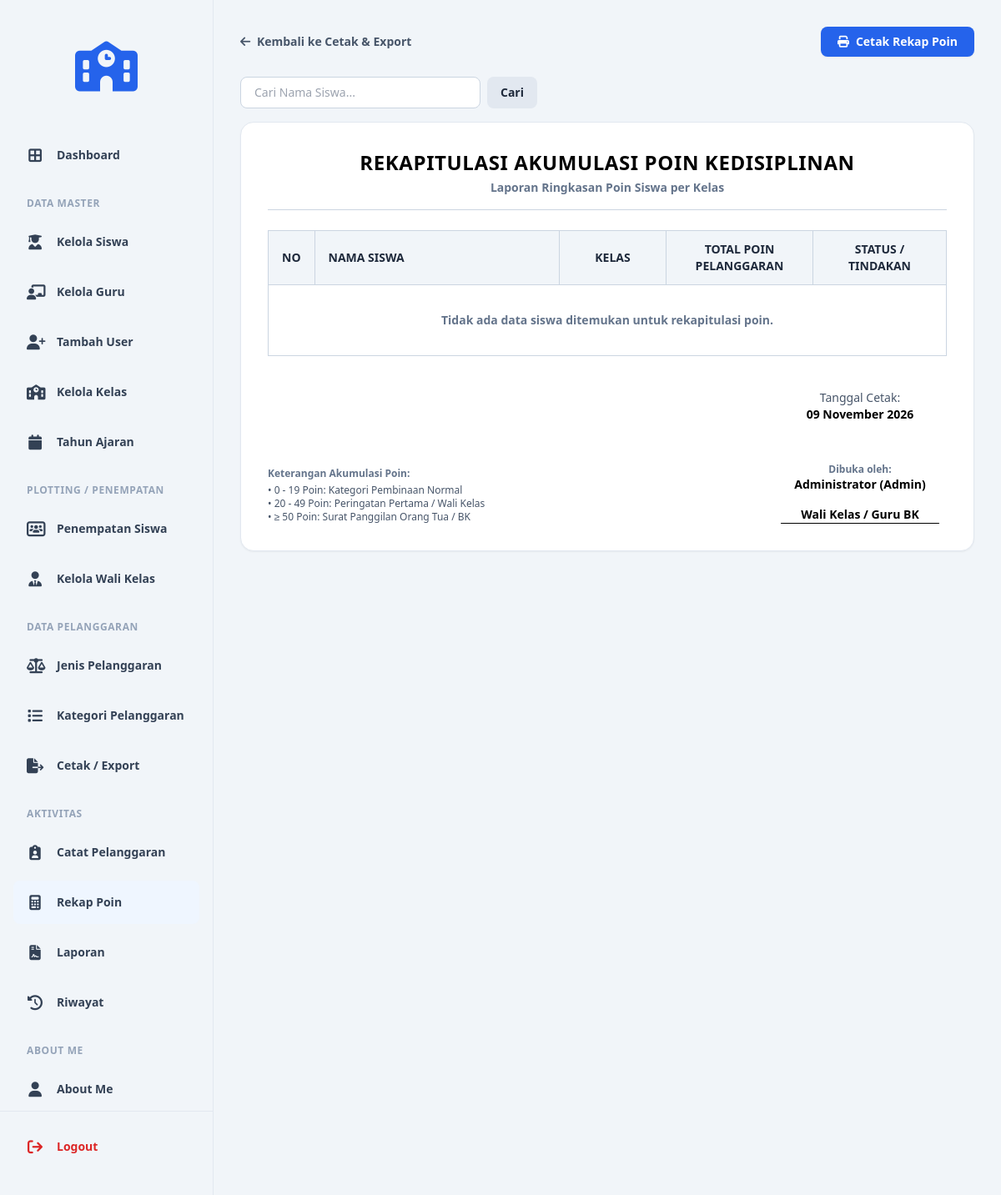
Page /rekap_point.php?kelas_id=11 (signed in) on the earlier database version.
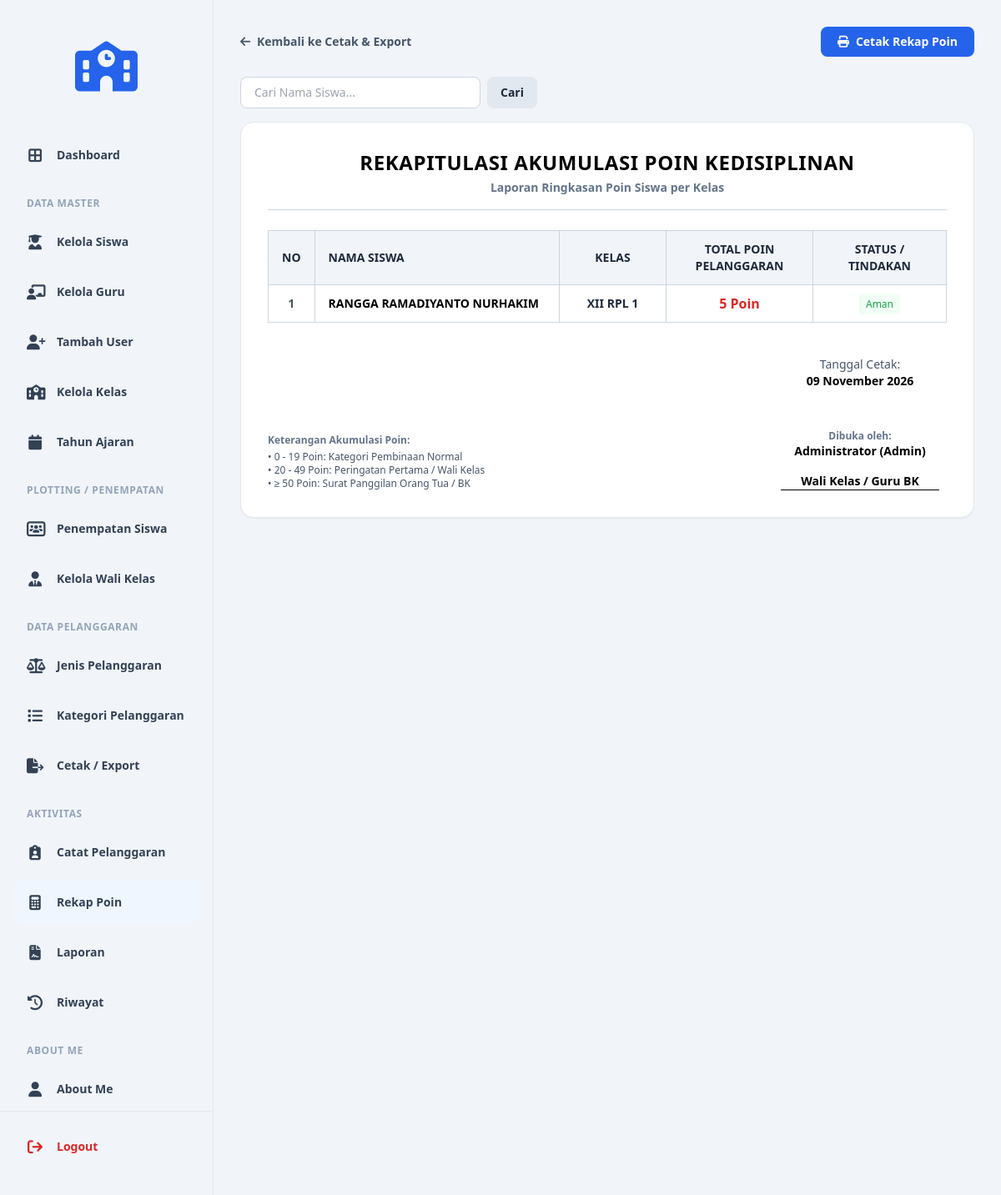
Same page on the later database version.
### tables this page shows
CREATE TABLE `t_siswa` (
  `id` int(11) NOT NULL,
  `nis` varchar(20) DEFAULT NULL,
  `nisn` varchar(20) DEFAULT NULL,
  `nama` varchar(150) DEFAULT NULL,
  `jenis_kelamin` varchar(4) NOT NULL,
  `tanggal_lahir` date NOT NULL,
  `alamat` text NOT NULL,
  `status_aktif` tinyint(1) NOT NULL,
  `created_at` timestamp NOT NULL DEFAULT current_timestamp(),
  `updated_at` timestamp NOT NULL DEFAULT current_timestamp()
);

### rekap_point.php (the view, shortened to what the changed rows need)
<?php
include 'config/koneksi.php';
$kelas_id = isset($_GET['kelas_id']) ? (int)$_GET['kelas_id'] : '';
$join_ps = "LEFT JOIN t_pelanggaran_siswa ps ON s.id = ps.siswa_id";
$conds = [];
if (!empty($kelas_id)) {
    $join_ps .= " AND ps.kelas_id = '$kelas_id'";
    $conds[] = "ps.kelas_id = '$kelas_id'";
}
$where = count($conds) > 0 ? "WHERE " . implode(' AND ', $conds) : "";
$sub_ks = "SELECT k2.nama FROM t_kelas_siswa ks2 JOIN t_kelas k2 ON ks2.kelas_id = k2.id WHERE ks2.siswa_id = s.id";
$sub_ps = "SELECT k3.nama FROM t_pelanggaran_siswa ps3 JOIN t_kelas k3 ON ps3.kelas_id = k3.id WHERE ps3.siswa_id = s.id";
$query = "SELECT s.id, s.nama AS nama_siswa,
                 COALESCE(
                     ($sub_ks ORDER BY ks2.id DESC LIMIT 1),
                     ($sub_ps ORDER BY ps3.id DESC LIMIT 1),
                     '-'
                 ) AS nama_kelas,
                 COALESCE(SUM(p.poin), 0) AS total_poin
          FROM t_siswa s
          $join_ps
          LEFT JOIN t_pelanggaran p ON ps.pelanggaran_id = p.id
          $where
          GROUP BY s.id, s.nama
          ORDER BY total_poin DESC, s.nama ASC";
$result = @mysqli_query($koneksi, $query);
?>
<!DOCTYPE html>
<html lang="id">
<head>
    <?php include 'layouts/head.php'; ?>
    <link rel="stylesheet" href="https://cdn.datatables.net/1.13.6/css/jquery.dataTables.min.css">
</head>
<body class="bg-slate-100 text-slate-800 font-sans min-h-screen flex">
    <main class="flex-1 p-8 overflow-y-auto">
        <div class="max-w-5xl mx-auto bg-white p-8 rounded-2xl shadow-sm border border-slate-200">
            <div class="text-center border-b border-slate-300 pb-4 mb-6">
                <h1 class="text-2xl font-bold text-black uppercase tracking-wide">Rekapitulasi Akumulasi Poin Kedisiplinan</h1>
            </div>
            <table id="tabelRekap" class="w-full border-collapse border border-slate-300 text-sm display">
                <thead>
                    <tr class="bg-slate-100 text-slate-800">
                        <th class="border border-slate-300 px-4 py-3 text-center w-12">NO</th>
                        <th class="border border-slate-300 px-4 py-3 text-left">NAMA SISWA</th>
                        <th class="border border-slate-300 px-4 py-3 text-center w-32">KELAS</th>
                        <th class="border border-slate-300 px-4 py-3 text-center w-44">TOTAL POIN PELANGGARAN</th>
                        <th class="border border-slate-300 px-4 py-3 text-center w-40">STATUS / TINDAKAN</th>
                    </tr>
                </thead>
                <tbody>
                    <?php if ($result && mysqli_num_rows($result) > 0): ?>
                        <?php $no = 1; while ($row = mysqli_fetch_assoc($result)):
                            $poin = (int)$row['total_poin'];
                            $status_label = 'Aman';
                            $status_class = 'text-green-600 bg-green-50';
                        ?>
                            <tr class="hover:bg-slate-50">
                                <td class="border border-slate-300 px-4 py-2.5 text-center font-bold text-slate-600"><?php echo $no++; ?></td>
                                <td class="border border-slate-300 px-4 py-2.5 font-bold text-black"><?php echo htmlspecialchars($row['nama_siswa']); ?></td>
                                <td class="border border-slate-300 px-4 py-2.5 text-center font-bold"><?php echo htmlspecialchars($row['nama_kelas']); ?></td>
                                <td class="border border-slate-300 px-4 py-2.5 text-center font-bold text-base <?php echo $poin > 0 ? 'text-red-600' : 'text-slate-600'; ?>"><?php echo $poin; ?> Poin</td>
                                <td class="border border-slate-300 px-4 py-2.5 text-center"><span class="px-2 py-1 rounded text-xs <?php echo $status_class; ?>"><?php echo $status_label; ?></span></td>
                            </tr>
                        <?php endwhile; ?>
                    <?php else: ?>
                        <tr>
                            <td colspan="5" class="border border-slate-300 px-4 py-8 text-center text-slate-500 font-bold">Tidak ada data siswa ditemukan untuk rekapitulasi poin.</td>
                        </tr>
                    <?php endif; ?>
                </tbody>
            </table>
        </div>
    </main>
</body>
</html>

Differences in the rows shown:
added t_siswa: nama "RANGGA RAMADIYANTO NURHAKIM", nama_kelas "XII RPL 1", poin "5", status_label "Aman"
Other differences:
text no longer shown: "Tidak ada data siswa ditemukan untuk rekapitulasi poin."
